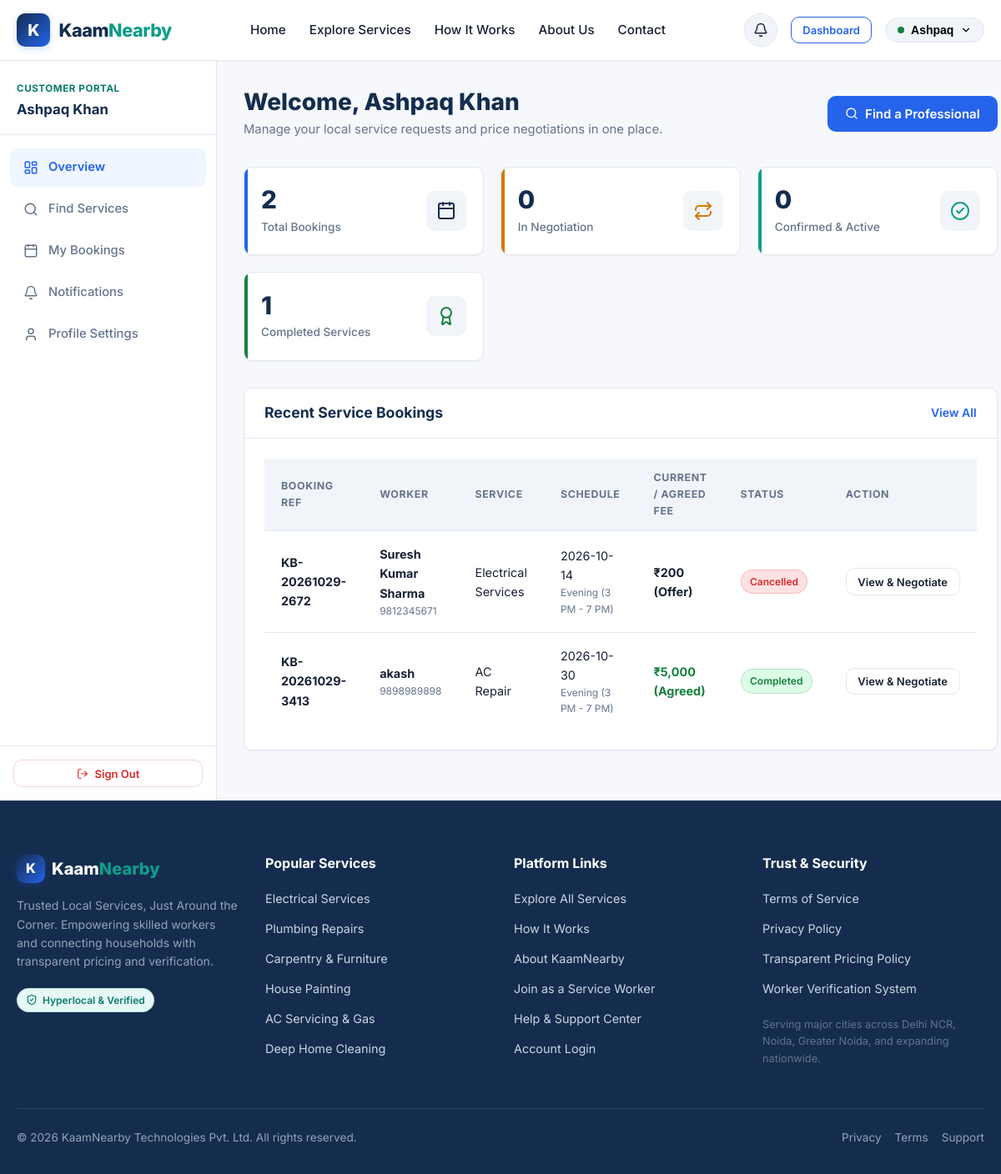
Page /customer/dashboard (signed in) on the committed database.
### tables this page shows
CREATE TABLE users (
    id INTEGER PRIMARY KEY AUTOINCREMENT,
    name TEXT NOT NULL,
    email TEXT UNIQUE NOT NULL,
    password_hash TEXT NOT NULL,
    role TEXT NOT NULL CHECK(role IN ('customer', 'worker', 'admin')),
    phone TEXT,
    city TEXT NOT NULL,
    is_active INTEGER DEFAULT 1,
    created_at TIMESTAMP DEFAULT CURRENT_TIMESTAMP
);

CREATE TABLE bookings (
    id INTEGER PRIMARY KEY AUTOINCREMENT,
    booking_ref TEXT UNIQUE NOT NULL,
    customer_id INTEGER NOT NULL REFERENCES users(id),
    worker_id INTEGER NOT NULL REFERENCES workers(id),
    service TEXT NOT NULL,
    service_date TEXT NOT NULL,
    service_time TEXT NOT NULL,
    address TEXT NOT NULL,
    description TEXT NOT NULL,
    initial_offer REAL NOT NULL,
    current_offer REAL NOT NULL,
    agreed_price REAL DEFAULT NULL,
    status TEXT DEFAULT 'pending' CHECK(status IN ('pending', 'countered', 'confirmed', 'in_progress', 'completed', 'cancelled', 'rejected')),
    cancelled_by INTEGER REFERENCES users(id),
    cancel_reason TEXT,
    created_at TIMESTAMP DEFAULT CURRENT_TIMESTAMP,
    updated_at TIMESTAMP DEFAULT CURRENT_TIMESTAMP
);

### app.py (the view)
    @app.route('/customer/dashboard')
    @customer_required
    def customer_dashboard():
        user = get_current_user()
        db = get_db()
        total_bookings = db.execute("SELECT COUNT(id) FROM bookings WHERE customer_id = ?", (user['id'],)).fetchone()[0]
        pending_bookings = db.execute("SELECT COUNT(id) FROM bookings WHERE customer_id = ? AND status IN ('pending', 'countered')", (user['id'],)).fetchone()[0]
        confirmed_bookings = db.execute("SELECT COUNT(id) FROM bookings WHERE customer_id = ? AND status IN ('confirmed', 'in_progress')", (user['id'],)).fetchone()[0]
        completed_bookings = db.execute("SELECT COUNT(id) FROM bookings WHERE customer_id = ? AND status = 'completed'", (user['id'],)).fetchone()[0]
        recent_bookings = db.execute("""
            SELECT b.*, w.category, u.name as worker_name, u.phone as worker_phone
            FROM bookings b
            JOIN workers w ON b.worker_id = w.id
            JOIN users u ON w.user_id = u.id
            WHERE b.customer_id = ?
            ORDER BY b.updated_at DESC LIMIT 5
        """, (user['id'],)).fetchall()
        return render_template(
            'customer/dashboard.html',
            total_bookings=total_bookings,
            pending_bookings=pending_bookings,
            confirmed_bookings=confirmed_bookings,
            completed_bookings=completed_bookings,
            recent_bookings=recent_bookings
        )

### auth.py (called while the page is built)
def generate_csrf_token():
    if 'csrf_token' not in session:
        session['csrf_token'] = secrets.token_hex(32)
    return session['csrf_token']

def get_current_user():
    user_id = session.get('user_id')
    if not user_id:
        return None
    db = get_db()
    user = db.execute("SELECT * FROM users WHERE id = ? AND is_active = 1", (user_id,)).fetchone()
    if not user:
        session.clear()
        return None
    return dict(user)

def role_required(*allowed_roles):
    def decorator(view):
        @functools.wraps(view)
        def wrapped_view(**kwargs):
            if 'user_id' not in session:
                flash("Please log in to access this page.", "warning")
                return redirect(url_for('login', next=request.url))
            role = session.get('user_role')
            if role not in allowed_roles:
                flash("You do not have permission to view that resource.", "error")
                abort(403)
            return view(**kwargs)
        return wrapped_view
    return decorator

### database.py (called while the page is built)
def get_db():
    if 'db' not in g:
        db_path = current_app.config['DATABASE']
        os.makedirs(os.path.dirname(os.path.abspath(db_path)), exist_ok=True)
        g.db = sqlite3.connect(db_path)
        g.db.row_factory = sqlite3.Row
        g.db.execute("PRAGMA foreign_keys = ON;")
    return g.db

### templates/customer/dashboard.html (shortened to what this page needs)
{% extends 'base.html' %}
{% block content %}
<div class="dashboard-layout">
  {% include 'partials/sidebar.html' %}
  <div class="dashboard-content">
    <div class="dashboard-header">
      <div>
        <h1 class="dashboard-title">Welcome, {{ current_user.name }}</h1>
        <p class="dashboard-subtitle">Manage your local service requests and price negotiations in one place.</p>
      </div>
      <a href="{{ url_for('services') }}" class="btn btn-primary">
        <i data-lucide="search" style="width: 16px; height: 16px;"></i> Find a Professional
      </a>
    </div>
    <div class="stats-grid">
      <div class="stat-card">
        <div class="stat-info">
          <div class="stat-value">{{ total_bookings }}</div>
          <div class="stat-label">Total Bookings</div>
        </div>
        <div class="stat-icon"><i data-lucide="calendar"></i></div>
      </div>
      <div class="stat-card stat-amber">
        <div class="stat-info">
          <div class="stat-value">{{ pending_bookings }}</div>
          <div class="stat-label">In Negotiation</div>
        </div>
        <div class="stat-icon" style="color: var(--color-warning);"><i data-lucide="repeat"></i></div>
      </div>
      <div class="stat-card stat-teal">
        <div class="stat-info">
          <div class="stat-value">{{ confirmed_bookings }}</div>
          <div class="stat-label">Confirmed & Active</div>
        </div>
        <div class="stat-icon" style="color: var(--teal-accent);"><i data-lucide="check-circle-2"></i></div>
      </div>
      <div class="stat-card stat-green">
        <div class="stat-info">
          <div class="stat-value">{{ completed_bookings }}</div>
          <div class="stat-label">Completed Services</div>
        </div>
        <div class="stat-icon" style="color: var(--color-success);"><i data-lucide="award"></i></div>
      </div>
    </div>
    <div class="card">
      <div class="card-header">
        <h3 class="card-title">Recent Service Bookings</h3>
        <a href="{{ url_for('customer_bookings') }}" class="text-sm font-semibold">View All</a>
      </div>
      <div class="card-body p-0">
        {% if recent_bookings %}
          <div class="table-responsive">
            <table class="data-table">
              <thead>
                <tr>
                  <th>Booking Ref</th>
                  <th>Worker</th>
                  <th>Service</th>
                  <th>Schedule</th>
                  <th>Current / Agreed Fee</th>
                  <th>Status</th>
                  <th>Action</th>
                </tr>
              </thead>
              <tbody>
                {% for b in recent_bookings %}
                  <tr>
                    <td><strong>{{ b.booking_ref }}</strong></td>
                    <td>
                      <div class="font-bold">{{ b.worker_name }}</div>
                      <div class="text-xs text-muted">{{ b.worker_phone or 'Phone available upon confirm' }}</div>
                    </td>
                    <td>{{ b.service }}</td>
                    <td>
                      <div>{{ b.service_date }}</div>
                      <div class="text-xs text-muted">{{ b.service_time }}</div>
                    </td>
                    <td>
                      {% if b.agreed_price %}
                        <span class="font-bold" style="color: var(--color-success);">{{ b.agreed_price|currency }} (Agreed)</span>
                      {% else %}
                        <span class="font-bold">{{ b.current_offer|currency }} (Offer)</span>
                      {% endif %}
                    </td>
                    <td>
                      <span class="badge badge-{{ b.status }}">{{ b.status|replace('_', ' ') }}</span>
                    </td>
                    <td>
                      <a href="{{ url_for('customer_booking_detail', booking_id=b.id) }}" class="btn btn-outline btn-sm">
                        View & Negotiate
                      </a>
                    </td>
                  </tr>
                {% endfor %}
              </tbody>
            </table>
          </div>
        {% endif %}
      </div>
    </div>
  </div>
</div>
{% endblock %}

### templates/partials/navbar.html (shortened to what this page needs)
<nav class="navbar">
  <div class="container nav-container">
    <a href="{{ url_for('index') }}" class="brand-logo">
      <div class="brand-icon-box">K</div>
      <span>Kaam<span class="accent">Nearby</span></span>
    </a>
    <ul class="nav-links" id="navLinks">
      <li><a href="{{ url_for('index') }}" class="{{ 'active' if request.endpoint == 'index' else '' }}">Home</a></li>
      <li><a href="{{ url_for('services') }}" class="{{ 'active' if request.endpoint == 'services' else '' }}">Explore Services</a></li>
      <li><a href="{{ url_for('how_it_works') }}" class="{{ 'active' if request.endpoint == 'how_it_works' else '' }}">How It Works</a></li>
      <li><a href="{{ url_for('about') }}" class="{{ 'active' if request.endpoint == 'about' else '' }}">About Us</a></li>
      <li><a href="{{ url_for('contact') }}" class="{{ 'active' if request.endpoint == 'contact' else '' }}">Contact</a></li>
    </ul>
    <div class="nav-actions">
      {% if current_user %}
        <a href="{{ url_for('notifications') }}" class="notif-btn" title="Notifications">
          <i data-lucide="bell" style="width: 18px; height: 18px;"></i>
        </a>
        {% if current_user.role == 'customer' %}
          <a href="{{ url_for('customer_dashboard') }}" class="btn btn-outline-primary btn-sm">Dashboard</a>
        {% elif current_user.role == 'worker' %}
          <a href="{{ url_for('worker_dashboard') }}" class="btn btn-teal btn-sm">Worker Hub</a>
        {% elif current_user.role == 'admin' %}
          <a href="{{ url_for('admin_dashboard') }}" class="btn btn-navy btn-sm">Admin Panel</a>
        {% endif %}
        <div class="user-dropdown">
          <button class="dropdown-trigger" id="userDropdownTrigger" type="button">
            <span style="display:inline-block; width:8px; height:8px; border-radius:50%; background:var(--color-success);"></span>
            <span>{{ current_user.name.split(' ')[0] }}</span>
            <i data-lucide="chevron-down" style="width: 14px; height: 14px;"></i>
          </button>
        </div>
      {% else %}
        <a href="{{ url_for('login') }}" class="btn btn-outline btn-sm">Log In</a>
        <a href="{{ url_for('register') }}" class="btn btn-primary btn-sm">Get Started</a>
      {% endif %}
    </div>
  </div>
</nav>

### templates/partials/sidebar.html (shortened to what this page needs)
<aside class="sidebar">
  <div>
    <div class="sidebar-header">
      <div class="sidebar-user-role">
        {% if current_user.role == 'customer' %}
          Customer Portal
        {% elif current_user.role == 'worker' %}
          Worker Hub
        {% elif current_user.role == 'admin' %}
          Super Admin
        {% endif %}
      </div>
      <div class="sidebar-user-name">{{ current_user.name }}</div>
    </div>
    <ul class="sidebar-nav">
      {% if current_user.role == 'customer' %}
        <li>
          <a href="{{ url_for('customer_dashboard') }}" class="{{ 'active' if request.endpoint == 'customer_dashboard' else '' }}">
            <i data-lucide="layout-dashboard"></i> Overview
          </a>
        </li>
        <li>
          <a href="{{ url_for('services') }}">
            <i data-lucide="search"></i> Find Services
          </a>
        </li>
        <li>
          <a href="{{ url_for('customer_bookings') }}" class="{{ 'active' if request.endpoint in ('customer_bookings', 'customer_booking_detail') else '' }}">
            <i data-lucide="calendar"></i> My Bookings
          </a>
        </li>
        <li>
          <a href="{{ url_for('notifications') }}" class="{{ 'active' if request.endpoint == 'notifications' else '' }}">
            <i data-lucide="bell"></i> Notifications
          </a>
        </li>
        <li>
          <a href="{{ url_for('customer_profile') }}" class="{{ 'active' if request.endpoint == 'customer_profile' else '' }}">
            <i data-lucide="user"></i> Profile Settings
          </a>
        </li>
      {% endif %}
    </ul>
  </div>
  <div class="sidebar-footer">
    <a href="{{ url_for('logout') }}" class="btn btn-outline btn-sm btn-block" style="color:var(--color-error); border-color:rgba(220,38,38,0.2);">
      <i data-lucide="log-out" style="width:14px; height:14px;"></i> Sign Out
    </a>
  </div>
</aside>

### static/css/dashboard.css (style rules this page uses)
.dashboard-layout { display: flex; min-height: calc(100vh - 72px); background-color: var(--bg-main); }
.sidebar { width: 260px; background-color: #FFFFFF; border-right: 1px solid var(--border-color); flex-shrink: 0; display: flex; flex-direction: column; justify-content: space-between; }
.sidebar-header { padding: 1.5rem 1.25rem 1rem; border-bottom: 1px solid var(--border-color); }
.sidebar-user-role { font-size: 0.725rem; font-weight: 700; text-transform: uppercase; color: var(--teal-accent-dark); letter-spacing: 0.05em; margin-bottom: 0.15rem; }
.sidebar-user-name { font-size: 1.05rem; font-weight: 700; color: var(--primary-navy); }
.sidebar-nav { list-style: none; padding: 1rem 0.75rem; }
.sidebar-nav li { margin-bottom: 0.25rem; }
.sidebar-nav a { display: flex; align-items: center; gap: 0.75rem; padding: 0.7rem 1rem; border-radius: var(--radius-md); color: var(--text-muted); font-size: 0.925rem; font-weight: 500; transition: var(--transition); }
.sidebar-nav a.active { background-color: #EFF6FF; color: var(--primary-blue); font-weight: 600; }
.sidebar-nav svg, .sidebar-nav i { width: 18px; height: 18px; stroke-width: 2; }
.sidebar-footer { padding: 1rem; border-top: 1px solid var(--border-color); }
.dashboard-content { flex: 1; padding: 2rem; max-width: 1300px; }
.dashboard-header { display: flex; align-items: center; justify-content: space-between; margin-bottom: 2rem; flex-wrap: wrap; gap: 1rem; }
.dashboard-title { font-size: 1.75rem; font-weight: 800; color: var(--primary-navy); }
.dashboard-subtitle { font-size: 0.925rem; color: var(--text-muted); margin-top: 0.25rem; }
.stats-grid { display: grid; grid-template-columns: repeat(auto-fit, minmax(220px, 1fr)); gap: 1.25rem; margin-bottom: 2rem; }
.stat-card { background-color: #FFFFFF; border: 1px solid var(--border-color); border-radius: var(--radius-md); padding: 1.35rem 1.25rem; box-shadow: var(--shadow-sm); display: flex; align-items: center; justify-content: space-between; position: relative; overflow: hidden; }
.stat-card::before { content: ''; position: absolute; top: 0; left: 0; width: 4px; height: 100%; background-color: var(--primary-blue); }
.stat-card.stat-teal::before { background-color: var(--teal-accent); }
.stat-card.stat-green::before { background-color: var(--color-success); }
.stat-card.stat-amber::before { background-color: var(--color-warning); }
.stat-info .stat-value { font-size: 1.85rem; font-weight: 800; color: var(--primary-navy); line-height: 1.2; }
.stat-info .stat-label { font-size: 0.85rem; font-weight: 500; color: var(--text-muted); margin-top: 0.25rem; }
.stat-icon { width: 48px; height: 48px; border-radius: var(--radius-md); background-color: var(--bg-subtle); display: flex; align-items: center; justify-content: center; color: var(--primary-navy); font-size: 1.25rem; }
.card { background-color: #FFFFFF; border: 1px solid var(--border-color); border-radius: var(--radius-md); box-shadow: var(--shadow-sm); overflow: hidden; margin-bottom: 1.75rem; }
.card-header { padding: 1.15rem 1.5rem; border-bottom: 1px solid var(--border-color); display: flex; align-items: center; justify-content: space-between; background-color: #FFFFFF; }
.card-title { font-size: 1.1rem; font-weight: 700; color: var(--primary-navy); }
.card-body { padding: 1.5rem; }
.table-responsive { width: 100%; overflow-x: auto; }
.data-table { width: 100%; border-collapse: collapse; text-align: left; font-size: 0.9rem; }
.data-table th { background-color: var(--bg-subtle); color: var(--text-muted); font-size: 0.775rem; font-weight: 700; text-transform: uppercase; letter-spacing: 0.05em; padding: 0.85rem 1.25rem; border-bottom: 1px solid var(--border-color); }
.data-table td { padding: 1rem 1.25rem; border-bottom: 1px solid var(--border-color); color: var(--text-main); vertical-align: middle; }
.data-table tr:last-child td { border-bottom: none; }

### rows in the picture
users: name "Ashpaq", name "Ashpaq Khan"
bookings: booking_ref "KB-20261029-2672", worker_name "Suresh Kumar Sharma", phone "9812345671", service "Electrical Services", service_date "2026-10-14", service_time "Evening (3 PM - 7 PM)", current_offer "₹200", status "Cancelled"
bookings: booking_ref "KB-20261029-3413", worker_name "akash", phone "9898989898", service "AC Repair", service_date "2026-10-30", service_time "Evening (3 PM - 7 PM)", agreed_price "₹5,000", status "Completed"

### other values in the picture
{{ total_bookings }} "2"
{{ pending_bookings }} "0"
{{ confirmed_bookings }} "0"
{{ completed_bookings }} "1"
